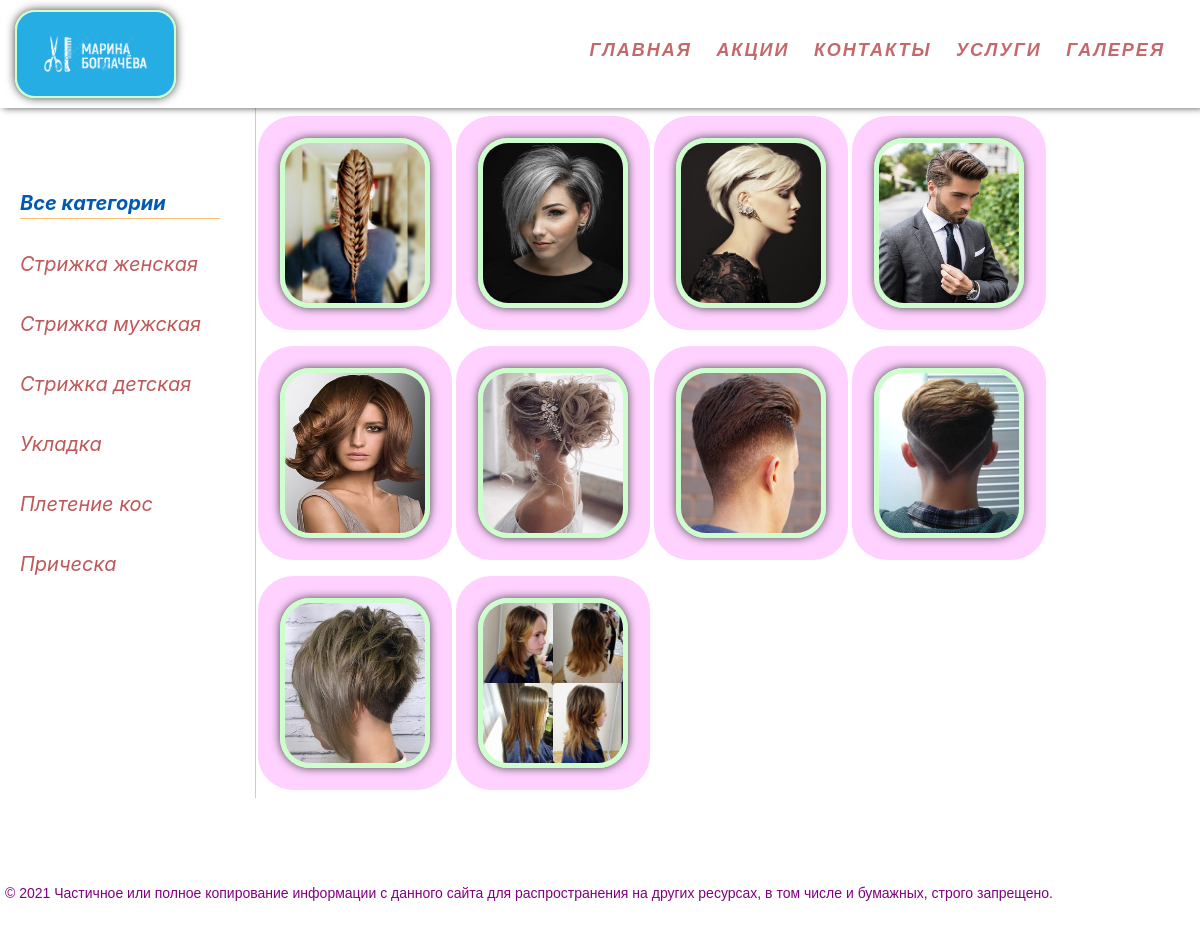
Page /gallery/ on the committed database.
### locks/models.py (models this page shows, shortened)
class Category(models.Model):
    cat = models.CharField(max_length=255, verbose_name='Категория услуги')
    slug = models.SlugField(max_length=255, unique=True, db_index=True, verbose_name='URL')
    def get_absolute_url(self):
        return reverse('show_category', kwargs={'cat_slug': self.slug})
    class Meta:
        verbose_name = "Категория услуги"
        verbose_name_plural = "Категории услуг"
        ordering = ['pk']

class Gallery(models.Model):
    cat = models.ForeignKey(Category, on_delete=models.PROTECT, verbose_name="Категория")
    photo = models.ImageField(upload_to="photo_work/%Y/%m/%d", verbose_name='Фото_работ')
    class Meta:
        verbose_name = "Галлерея"
        verbose_name_plural = "Галлерея"

### locks/views.py (the view)
# urls.py: path('gallery/', Galleries.as_view(), name='show_gallery'),
class Galleries(ListView):
    model = Gallery
    template_name = 'locks/gallery.html'
    context_object_name = 'gallery'
    allow_empty = False
    def get_queryset(self):
        return Gallery.objects.all()
    def get_context_data(self, *, object_list=None, **kwargs):
        context = super().get_context_data(**kwargs)
        context['menu'] = menu
        context['cat_selected'] = 0
        context['title'] = "Галерея"
        return context

### locks/templatetags/categories_tags.py (called while the page is built)
@register.inclusion_tag('locks/list_category.html')
def show_categories(sort=None, cat_selected=0):
    if not sort:
        cats = Category.objects.all()
    else:
        cats = Category.objects.order_by(sort)
    return {'cats': cats, 'cat_selected': cat_selected}

### locks/templates/locks/gallery.html (shortened to what this page needs)
{% extends 'locks/base.html' %}
{% load categories_tags %}
{% block sidebar %}
<td valign="top" class="left-chapters">
	<ul id="leftchapters">
{% if cat_selected == 0 %}
		<li class="selected"><b>Все категории</b></li>
{% else %}
		<li><a href="{% url 'show_gallery' %}"><b>Все категории</b></a></li>
{% endif %}
{%  show_categories %}
	</ul>
</td>
{% endblock sidebar%}
{% block content %}
<div class="layout">
    {% for photo in gallery %}
    <div class="c1">
        <div class="block">
          <img class="tpicture"alt="пшш пшшш ты где???"  src="{{ photo.photo.url }}" width=150px height=170px>
        </div>
    </div>
    {% endfor %}
</div>
{% endblock content %}

### locks/templates/locks/base.html (shortened to what this page needs)
{% load static %}
<!DOCTYPE html>
<html>
<head>
    <link type="text/css" href="{% static 'locks/css/style1.css' %}" rel="stylesheet" />
	<link rel="stylesheet" href="https://cdn.jsdelivr.net/npm/bootstrap@4.1.3/dist/css/bootstrap.min.css"
>
</head>
<body>
<table border=0 cellpadding="0" cellspacing="0" class="table-page">
<tr>
	<td>
{% block mainmenu %}
		<div class="top-menu col-12">
			<a class="navbar-logo"><img class="logpicture" src="{% static 'locks/images/logo.png' %}" width=40%></a>
            <ul class="menu-main">
{% for m in menu %}
				<li><a href="{% url m.url_name %}">{{m.title}}</a></li>
{% endfor %}
            </ul>
        </div>
	</td>
</tr>
{% endblock mainmenu %}
	<tr>
		<table border=0 cellpadding="0" cellspacing="0">
			<tr>
{% block sidebar %}{% endblock sidebar %}
				<td valign="top" class="col-10>
						<div class="content-text">
{% block content %}
{% endblock content %}
				</td>
			</tr>
	</table>
	</tr>
<tr><td valign="top">
	<div id="footer" class="col-12">
		<p>&copy; 2021 Частичное или полное копирование информации с данного сайта для распространения на других ресурсах, в том числе и бумажных, строго запрещено.</p>
	</div>
</td></tr></table>
</body>
</html>

### locks/templates/locks/list_category.html
{% for c in cats %}
	{% if c.pk == cat_selected %}
		<li class="selected">{{c.cat}}</li>
	{% else %}
		<li><a href="{{ c.get_absolute_url }}">{{c.cat}}</a> </li>
	{% endif %}
{% endfor %}

### locks/static/locks/css/style1.css (style rules this page uses)
body { background-image: url(https://html5book.ru/wp-content/uploads/2017/04/aleksandar-radovanovic-13513.jpg); background-position: center; background-size: cover; background-repeat: no-repeat; background-attachment: fixed; margin-right:30px; }
.top-menu { position:fixed; top: 0; background: rgba(255,255,255,.8); width: 100%; box-shadow: 3px 0 7px rgba(0,0,0,.7); padding: 10px; }
.top-menu:after { content: ""; display: table; clear: both; }
.navbar-logo { display: inline-block; float: left; }
.menu-main { list-style: none; margin: auto; padding: 10px; float: right; }
.menu-main li { display: inline-block; font-style: italic; }
.menu-main a { text-decoration: none; display: block; position: relative; line-height: 61px; padding-left: 20px; font-size: 18px; letter-spacing: 2px; font-family: Verdana, Geneva, Arial, Helvetica; font-weight: bold; color: rgba(191, 88, 89, 0.9); transition:.3s linear; }
.menu-main a:before { content: ""; width: 9px; height: 9px; background: #2139e6; position: absolute; left: 50%; transform: rotate(45deg) translateX(6.5px); opacity: 0; transition: .3s linear; }
.menu-main a { padding: 0 10px; }
.menu-main a:before { transform: rotate(45deg) translateX(-6px); }
.table-page { border-spacing: none; border: none; width: 100%; height: 100%; vertical-align: top; }
.table-page tr { height: 100%; }
.left-chapters { border: none; min-height: 100%; padding-right: 25px; padding-top: 30px; }
.tpicture { border-radius: 30px; border: 5px #cfc solid; box-shadow: 0 0 10px #444; }
.logpicture { border-radius: 20px; border: 2px #cfc solid; box-shadow: 0 0 10px #444; }
.block { margin: 8px 0; padding: 22px; box-sizing: border-box; color: #fff; font: 15px sans-serif; text-align: center; background: rgba(255,25,255, 0.2); border-radius: 35px; }
.c1 { padding: 0 2px; box-sizing: border-box; transition: 0.8s; }
.layout { display: flex; flex-wrap: wrap; }
#footer { box-sizing: border-box; padding: 5px; color: #800080; font-size: 14px; font-family: Helvetica, Verdana, Geneva, Arial; text-align: left; valign: bottom; overflow: hidden; margin-top: 80px; }
.left-chapters { margin: 0; background:rgba(255,255,255,.3); border-right: 1px solid #ccc; min-height: 100%; }
.left-chapters ul { width: 230px; min-height: 100%; margin: 0; padding: 20px 10px 10px 20px; list-style: none; font-size: 20px; font-style: Italic; }
.left-chapters ul li { margin: 30px 0 0 0; color: #999; font-style: Italic; }
.left-chapters ul li.selected { color: #0059b2; }
.left-chapters ul li a { color: rgb(191, 88, 89); font: Italic; text-decoration: none; }
.selected { color: #fdc073; border-bottom: 1px solid #fdc073; }

### rows in the picture
Category: cat "Стрижка женская"
Category: cat "Стрижка мужская"
Category: cat "Стрижка детская"
Category: cat "Укладка"
Category: cat "Плетение кос"
Category: cat "Прическа"
Gallery: photo (picture)
Gallery: photo (picture)
Gallery: photo (picture)
Gallery: photo (picture)
Gallery: photo (picture)
Gallery: photo (picture)
Gallery: photo (picture)
Gallery: photo (picture)
Gallery: photo (picture)
Gallery: photo (picture)

### other values in the picture
{{ m.title }} "ГЛАВНАЯ" "АКЦИИ" "КОНТАКТЫ" "УСЛУГИ" "ГАЛЕРЕЯ"
